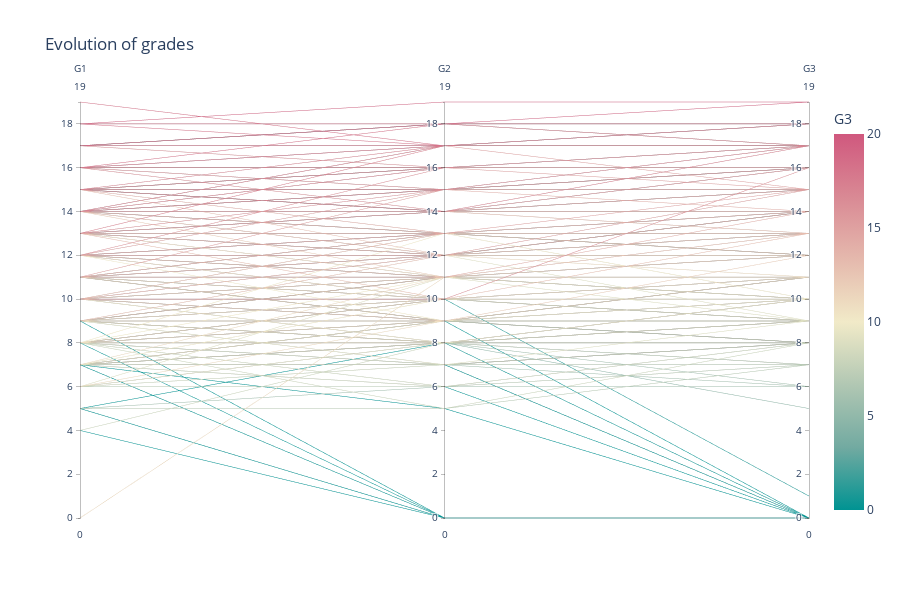

The notebook cell saved with this chart:
### Markdown cell above
**Parallel plot**

### Code cell
fig = px.parallel_coordinates(df[['G1', 'G2','G3']],
                                labels= {"G1": "G1", "G2": "G2","G3": "G3"}, color="G3",
                                color_continuous_scale=px.colors.diverging.Tealrose,
                                color_continuous_midpoint=10,
                                title ='Evolution of grades')
fig.show()

### Figure 1 — Plotly figure (JSON) as saved in the notebook; plotly's stock layout.template omitted (floating-point values rounded to 4 significant figures; data arrays with more than 128 entries replaced by an {"elided": "..."} marker saying what was removed)
{"data": [{"dimensions": [{"label": "G1", "values": {"elided": "649 int values"}}, {"label": "G2", "values": {"elided": "649 int values"}}, {"label": "G3", "values": {"elided": "649 int values"}}], "domain": {"x": [0, 1], "y": [0, 1]}, "line": {"color": {"elided": "649 int values"}, "coloraxis": "coloraxis"}, "name": "", "type": "parcoords"}], "layout": {"coloraxis": {"cmid": 10, "colorbar": {"title": {"text": "G3"}}, "colorscale": [[0, "rgb(0, 147, 146)"], [0.1667, "rgb(114, 170, 161)"], [0.3333, "rgb(177, 199, 179)"], [0.5, "rgb(241, 234, 200)"], [0.6667, "rgb(229, 185, 173)"], [0.8333, "rgb(217, 137, 148)"], [1, "rgb(208, 88, 126)"]]}, "height": 600, "legend": {"tracegroupgap": 0}, "title": {"text": "Evolution of grades"}}}
